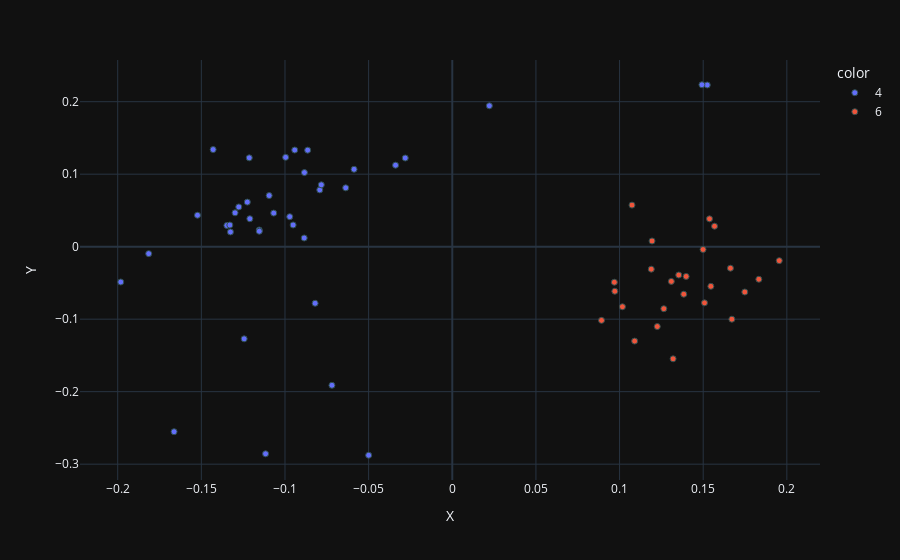

The code cell stored with this chart in its notebook:
### Markdown cell above
#### 2D Visualization using MDS

### Code cell
mds = MDS(n_components=2, dissimilarity="precomputed", n_init=1000, max_iter=2000)
X_r = mds.fit(alignment_matrix).embedding_

df = pd.DataFrame({"X":X_r[:,0], "Y":X_r[:,1], "color":color_list,  "ID":alignment_matrix.index.tolist()})

fig = px.scatter(df, x="X", y="Y", color="color", hover_name="ID")
fig.update_traces(marker=dict(size=6, line=dict(width=1, color='DarkSlateGrey')), selector=dict(mode='markers'))

fig.show()

### Figure 1 — Plotly figure (JSON) as saved in the notebook; plotly's stock layout.template omitted (floating-point values rounded to 4 significant figures)
{"data": [{"hovertemplate": "<b>%{hovertext}</b><br><br>color=4<br>X=%{x}<br>Y=%{y}<extra></extra>", "hovertext": ["1b77A_1_228", "1czdA_1001_1228", "1dmlA_29_319", "1iz4A_2_244", "1plqA_1_250", "1rxmA_1_238", "1ud9A_1_240", "2hiiA_2_249", "2hiiB_3_241", "2hikC_2_240", "2z0lA_1_299", "2zvvA_1_255", "2zvwA_2_251", "3a1jB_2_277", "3a1jC_17_271", "3aixA_2_241", "3aixB_3_244", "3g65A_1_273", "3hi8A_1_240", "3hslX_4_300", "3k4xA_270_517", "3k4xA_2_250", "3k4xA_537_784", "3lx1A_2_247", "3lx2A_3_244", "3p91A_1_254", "4cs5A_1_255", "4hk1A_-2_254", "4ztdA_4_251", "5a6dA_2_247", "5ixaA_8_270", "5tupA_1_254", "6aigA_16_262", "6qh1A_1_253", "6t8hE_2_247", "7bupA_1_255", "7ep8A_1_256", "7o1eA_2_251"], "legendgroup": "4", "marker": {"color": "#636efa", "symbol": "circle", "line": {"color": "DarkSlateGrey", "width": 1}, "size": 6}, "mode": "markers", "name": "4", "orientation": "v", "showlegend": true, "x": [0.1524, 0.1493, -0.04998, -0.1213, -0.08852, -0.0339, -0.143, -0.1815, -0.09419, -0.09961, -0.1663, -0.1154, -0.1153, -0.1244, -0.08198, -0.08645, -0.1982, 0.02216, -0.02811, -0.1116, -0.1225, -0.1326, -0.1067, -0.0637, -0.08838, -0.1095, -0.121, -0.1276, -0.1298, -0.07921, -0.07193, -0.1347, -0.05871, -0.09513, -0.07829, -0.09717, -0.133, -0.1523], "xaxis": "x", "y": [0.223, 0.2234, -0.2877, 0.1225, 0.01199, 0.1125, 0.134, -0.009585, 0.1333, 0.1233, -0.2552, 0.02302, 0.02131, -0.1271, -0.07804, 0.1332, -0.04872, 0.1943, 0.1223, -0.2857, 0.06147, 0.0203, 0.04635, 0.08115, 0.1022, 0.07051, 0.03854, 0.05483, 0.04672, 0.07833, -0.1912, 0.02927, 0.1067, 0.02993, 0.08531, 0.04136, 0.02985, 0.0434], "yaxis": "y", "type": "scatter"}, {"hovertemplate": "<b>%{hovertext}</b><br><br>color=6<br>X=%{x}<br>Y=%{y}<extra></extra>", "hovertext": ["1mmiB_1_363", "1vpkA_1_361", "2avtA_1_377", "2awaA_1_377", "3p16A_14_395", "4k74A_0_364", "4rkiA_2_375", "4tr6A_1_380", "4tr7A_10_400", "4tr8B_2_362", "4trtB_2_357", "5ah2A_9_390", "5w7zA_0_379", "5wceA_1_372", "5x06A_-1_365", "6amqC_1_365", "6ap4A_0_381", "6d46A_0_381", "6d47A_10_402", "6degA_0_373", "6dj8A_0_385", "6dlkA_0_379", "6manA_0_379", "7evpA_3_371", "7rzmA_2_361"], "legendgroup": "6", "marker": {"color": "#EF553B", "symbol": "circle", "line": {"color": "DarkSlateGrey", "width": 1}, "size": 6}, "mode": "markers", "name": "6", "orientation": "v", "showlegend": true, "x": [0.119, 0.1074, 0.1671, 0.1663, 0.1568, 0.131, 0.1226, 0.1508, 0.1194, 0.1398, 0.1538, 0.08923, 0.1017, 0.1749, 0.1354, 0.1546, 0.1955, 0.09718, 0.1499, 0.109, 0.132, 0.1265, 0.09689, 0.1384, 0.1833], "xaxis": "x", "y": [-0.03102, 0.05734, -0.1, -0.02965, 0.02824, -0.04789, -0.1102, -0.07751, 0.007857, -0.04104, 0.03838, -0.1016, -0.08286, -0.06253, -0.03911, -0.05469, -0.0193, -0.06146, -0.003876, -0.1302, -0.1547, -0.08557, -0.04901, -0.06555, -0.04497], "yaxis": "y", "type": "scatter"}], "layout": {"xaxis": {"anchor": "y", "domain": [0.0, 1.0], "title": {"text": "X"}}, "yaxis": {"anchor": "x", "domain": [0.0, 1.0], "title": {"text": "Y"}}, "legend": {"title": {"text": "color"}, "tracegroupgap": 0}, "margin": {"t": 60}}}
